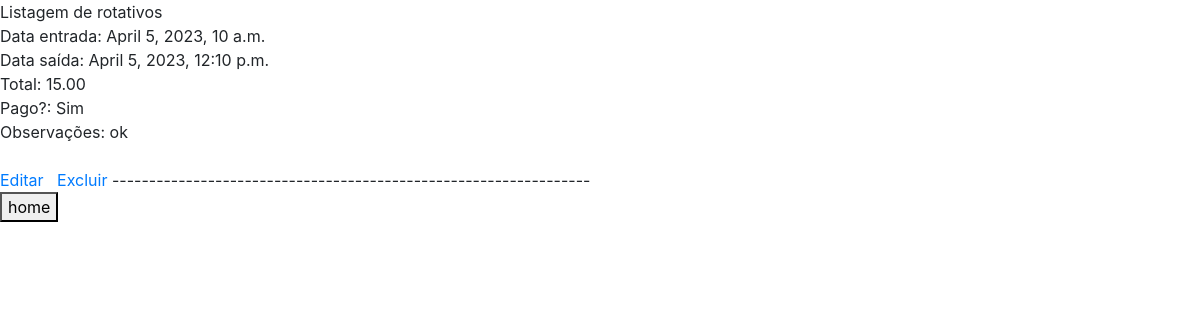
/listagem_rotativos/, run on the app's committed database.
### core/models.py (models this page shows, shortened)
class Rotativo(models.Model):
    data_hora_entrada = models.DateTimeField(auto_now=False, verbose_name='Entrada')
    data_hora_saida = models.DateTimeField(auto_now=False, blank=True, null=True, verbose_name='Saída')
    id_veiculo = models.ForeignKey(Veiculo, on_delete=models.CASCADE, verbose_name='Veiculos')
    id_tabela = models.ForeignKey(TabelaPreco, on_delete=models.CASCADE, verbose_name='Preço')
    total = models.DecimalField(max_digits=10, decimal_places=2, blank=True, null=True, verbose_name='Total')
    pago = models.BooleanField(default=False, blank=False, verbose_name='Pago')
    observacoes = models.TextField(blank=True, null=True, verbose_name='Obs.')
    class Meta:
        verbose_name_plural = 'Rotativos'

### core/views.py (the view)
# urls.py: path('listagem_rotativos/', listagem_rotativos, name='url_listagem_rotativos'),
def listagem_rotativos(request):
    dados = Rotativo.objects.all()
    contexto = {'dados': dados}
    return render(request, 'core/listagem_rotativos.html', contexto)

### core/templates/core/listagem_rotativos.html (shortened to what this page needs)
{% extends 'base.html' %}
{% load static %}
{% block main %}
    Listagem de rotativos <br>
{% for i in dados %}
    Data entrada: {% if i.data_hora_entrada %} {{ i.data_hora_entrada }} {% endif %} <br>
    Data saída: {% if i.data_hora_saida %} {{ i.data_hora_saida }} {% endif %} <br>
    Total: {% if i.total %} {{ i.total }} {% endif %} <br>
    Pago?: {% if i.pago %} Sim {% else %} Nao {% endif %} <br>
    Observações: {% if i.observacoes %} {{ i.observacoes }} {% endif %} <br>
<br>
<a href="{% url 'url_atualiza_rotativo' i.id %}">Editar</a> &nbsp;
<a href="{% url 'url_exclui_rotativo' i.id%}">Excluir</a>
-----------------------------------------------------------------<br>
{% endfor %}
    <button onclick="window.location.href='/'">home</button>
{% endblock %}

### data on the page
Rotativo: data_hora_entrada "April 5, 2023, 10 a.m.", data_hora_saida "April 5, 2023, 12:10 p.m.", total "15.00", pago "Sim", observacoes "ok"
